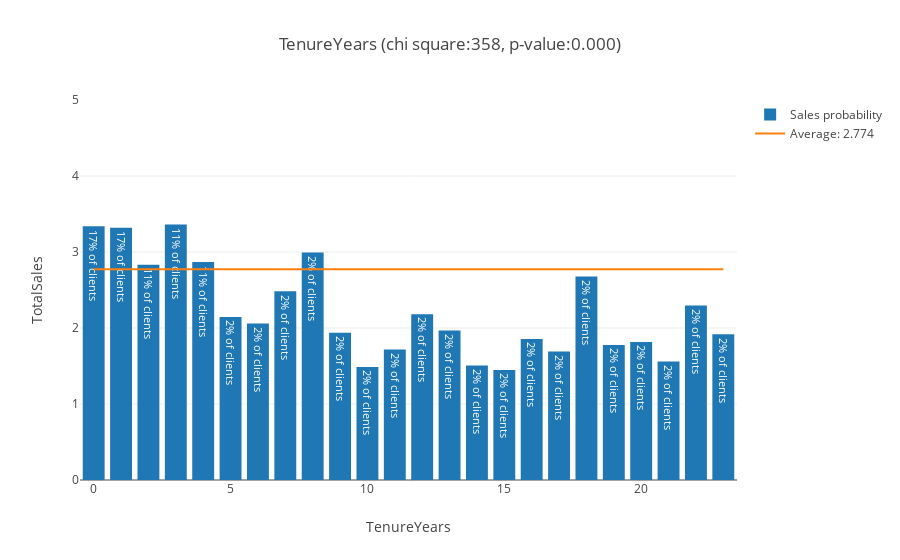

Notebook source saved alongside this figure:
### Markdown cell above
### Tenure ###

Client's tenure (year when the person became a client of the company)

### Code cell
db1['TenureYears'] = 2013 - db1['Tenure']
chi, pval, fig = analyze_feature('TenureYears', db1, categorical=False)
scores['TenureYears'] = (chi, pval)
iplot(fig)

### Figure 1 — Plotly figure (JSON) as saved in the notebook; plotly's stock layout.template omitted (floating-point values rounded to 4 significant figures)
{"data": [{"error_y": {"array": [13.25, 13.07, 12.46, 13.22, 12.29, 10.44, 10.45, 11.79, 12.51, 9.747, 8.888, 9.57, 10.08, 10.21, 8.97, 8.784, 9.944, 9.389, 11.74, 8.66, 9.517, 8.829, 11.32, 9.897], "type": "data", "visible": false}, "name": "Sales probability", "text": ["17% of clients", "17% of clients", "11% of clients", "11% of clients", "11% of clients", "2% of clients", "2% of clients", "2% of clients", "2% of clients", "2% of clients", "2% of clients", "2% of clients", "2% of clients", "2% of clients", "2% of clients", "2% of clients", "2% of clients", "2% of clients", "2% of clients", "2% of clients", "2% of clients", "2% of clients", "2% of clients", "2% of clients"], "type": "bar", "x": [0, 1, 2, 3, 4, 5, 6, 7, 8, 9, 10, 11, 12, 13, 14, 15, 16, 17, 18, 19, 20, 21, 22, 23], "y": [3.34, 3.32, 2.832, 3.363, 2.868, 2.144, 2.061, 2.482, 2.993, 1.939, 1.485, 1.717, 2.181, 1.968, 1.507, 1.449, 1.856, 1.69, 2.677, 1.777, 1.816, 1.559, 2.295, 1.916]}, {"mode": "lines", "name": "Average: 2.774", "type": "scatter", "x": [0, 23], "y": [2.774, 2.774]}], "layout": {"barmode": "group", "title": "TenureYears (chi square:358, p-value:0.000)", "xaxis": {"title": "TenureYears"}, "yaxis": {"range": [0, 5], "title": "TotalSales"}}}
